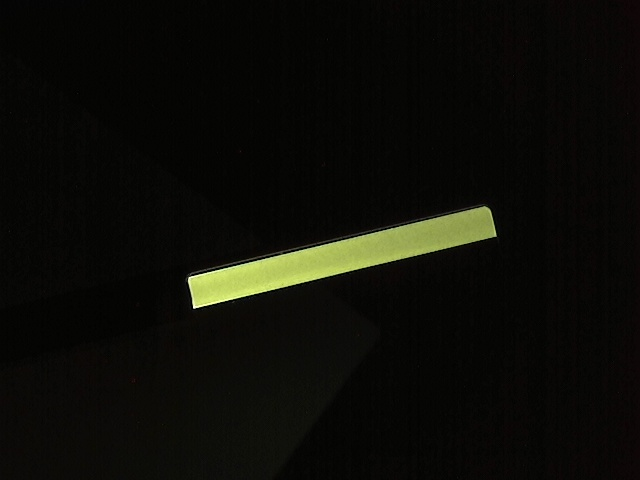
#> input picture testTNS-master/20.jpg, 640 x 480 px
$ python main.py   (older library calls are emulated)
#> lines starting #> are read from the running program, lines starting #| are printed output that depends on the picture; after the words box and inside, x2 and y2 are one past the last pixel; in counts of white or black regions, pixels touching at a corner belong together; long printed decimals are rounded
### testTNS-master/Detection.py
import cv2
import numpy as np
import copy

# function gamma correction
def adjust_gamma(image, gamma=1.0):
    # build a lookup table mapping the pixel values [0, 255] to
    # their adjusted gamma values
    invGamma = 1.0 / gamma
    table = np.array([((i / 255.0) ** invGamma) * 255
    for i in np.arange(0, 256)]).astype("uint8")
    # apply gamma correction using the lookup table
    return cv2.LUT(image, table)

def count_mat(m,label):
    max_i,max_j = m.shape
    ans = []
    for i in range(label):
        ans.append(0)
    for i in range(0,max_i):
        bnc = (np.bincount(m[i][0:max_j])).tolist()
        if (len(bnc)<label):
            for i in range(label-len(bnc)):
                bnc.append(0)
        ans = add(ans,bnc)
    return ans

def add(ans,bnc):
    return [ans[i]+bnc[i] for i in range(len(ans))]

def write_circle(output,ori):
    cnt = count_mat(output[1], output[0])
    cnt2 = copy.copy(cnt)
    cnt2.remove(max(cnt))
    ind = []
    ind.append(cnt.index(max(cnt)))
    ind.append(cnt.index(max(cnt2)))

    print('ind', ind)
    print('stat', output[2])
    print('centroid', output[3])
    for i in output[3]:
        if (output[3].tolist()).index(i.tolist()) not in ind:
            cv2.circle(ori, (int(i[0]), int(i[1])), 20, (0, 255, 0), 2)

# [12 lines left out: function multi_thresh, not called in this run]

### testTNS-master/main.py
import cv2
import Detection as dt
import numpy as np
import matplotlib.pyplot as plt


'''
case black dot
pic 1,7:    threshold 140
pic 5:      threshold 173
pic 14:     threshold 90
pic 18:     threshold 220
pic 19:     threshold 91
pic 21:     threshold 200
#############################################
case white_dot
pic 8:
thresh = multi_thresh(img,140,240,0,255,0)
kernel = np.ones((3,3),np.uint8)
ker_f_dila = np.ones((3,3),np.uint8)
#############################################
'''
ori = cv2.imread('20.jpg',1)
#> ori is the input picture: shape (480, 640, 3); mean B, G, R 7.8, 13.1, 12.9
'''
threshold value
'''
t_val = 150

'''
resize original image to 1/4
'''
# ori = cv2.resize(ori,None,fx=0.25, fy=0.25, interpolation = cv2.INTER_CUBIC)
img = cv2.cvtColor(ori,cv2.COLOR_BGR2GRAY)
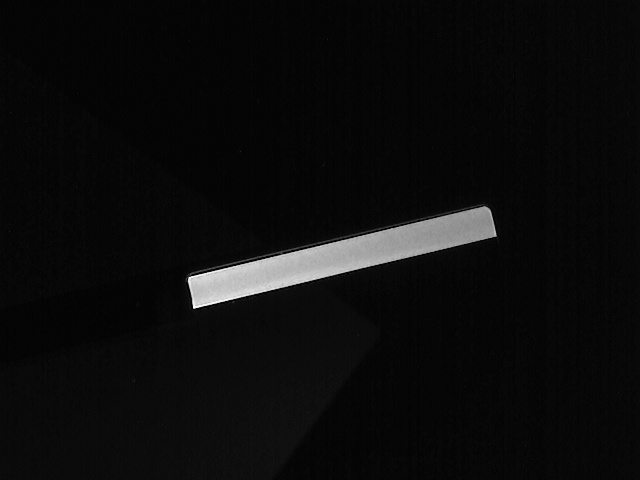
#> img: shape (480, 640); min 0, max 253, mean 12.6
'''
use gamma correction to adjust black dot
'''
ad = dt.adjust_gamma(img,1.3)
# ad = adjust_gamma(ad,2)
'''
structure element
'''
# for black
kernel = np.ones((2,2),np.uint8)
ker_f_dila = np.ones((5,5),np.uint8)
# # for white
# kernel = np.ones((3,3),np.uint8)
# ker_f_dila = np.ones((3,3),np.uint8)
'''
thresholding by using threshold value above
'''
ret,thresh = cv2.threshold(img, t_val, 255, cv2.THRESH_BINARY)
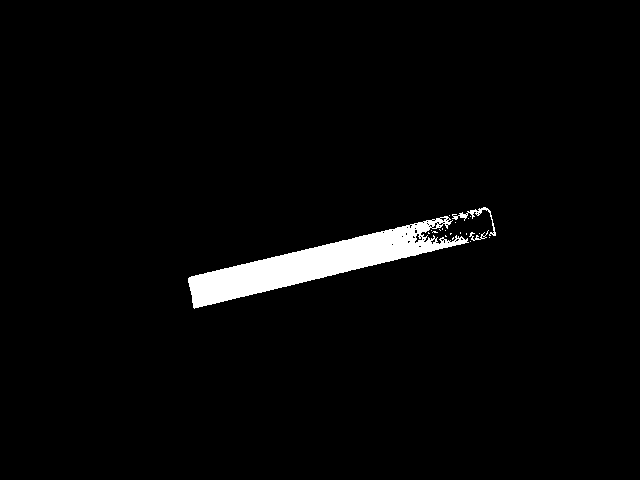
#> thresh: shape (480, 640); 2.7% white; 21 white regions (18 under 20 px), largest, box (x1, y1, x2, y2) and area: (188, 216, 469, 309) 8103, (452, 207, 496, 236) 202, (469, 230, 489, 241) 63
#> ret = 150
# thresh = dt.multi_thresh(img,140,240,0,255,0)
closing = cv2.morphologyEx(thresh, cv2.MORPH_CLOSE, kernel)
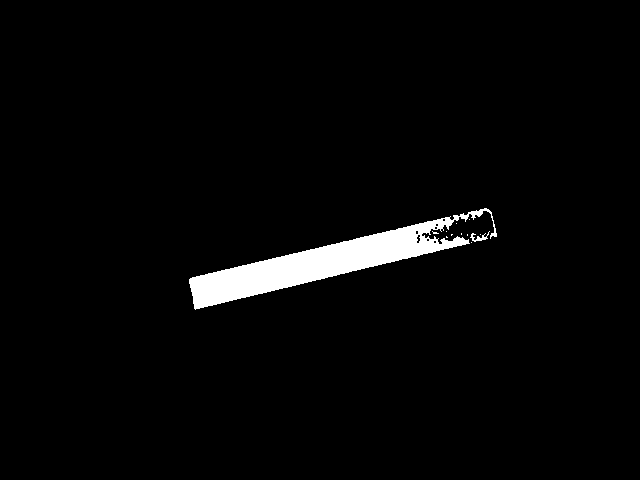
#> closing: shape (480, 640); 2.8% white; 12 white regions (10 under 20 px), largest, box (x1, y1, x2, y2) and area: (189, 208, 497, 310) 8482, (470, 231, 490, 242) 76
opening = cv2.morphologyEx(closing, cv2.MORPH_OPEN, kernel)
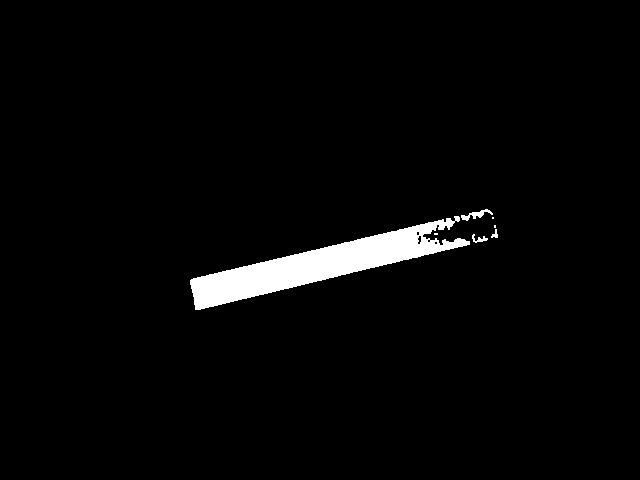
#> opening: shape (480, 640); 2.8% white; 7 white regions (3 under 20 px), largest, box (x1, y1, x2, y2) and area: (190, 216, 470, 310) 8247, (461, 209, 493, 221) 140, (472, 234, 488, 243) 62, (491, 229, 498, 238) 34
ret,inv_open = cv2.threshold(opening, 127, 255, cv2.THRESH_BINARY_INV)
inv_open = cv2.dilate(inv_open,ker_f_dila,iterations = 1)
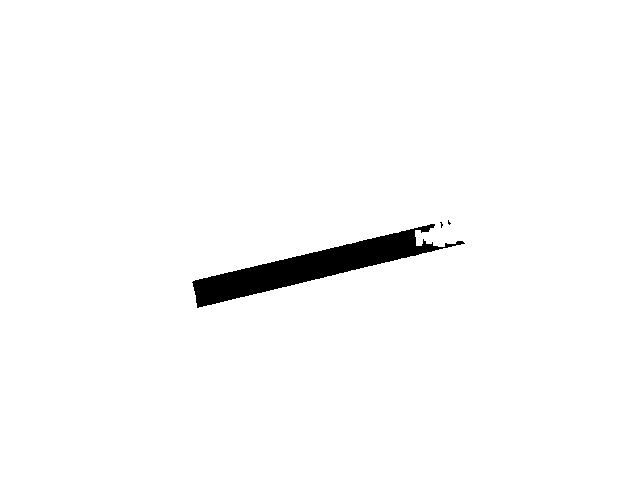
#> inv_open: shape (480, 640); 97.9% white; 3 black regions (2 under 20 px), largest, box (x1, y1, x2, y2) and area: (192, 224, 465, 308) 6416
'''
write circle
'''
output = cv2.connectedComponentsWithStats(inv_open,8,cv2.CV_32S)
dt.write_circle(output,ori)
#> the loop in count_mat, `for i in range(0,max_i):` made 480 passes
#> ans on passes 1 to 3: [0, 640], [0, 1280], [0, 1920]
#> after the loop in count_mat, `for i in range(0,max_i):`: ans = [6433, 300767]
#| ind [1, 0]
#| stat [[   192    220    273     88   6433]
#|  [     0      0    640    480 300767]]
#| centroid [[311.218  266.239]
#|  [319.677 238.928]]
#> the loop in write_circle, `for i in output[3]:` made 2 passes
#> i on passes 1 to 2: [311.2, 266.2], [319.7, 238.9]
'''
show image
'''
# plt.imshow(img, cmap = 'gray')
# plt.show()
cv2.imshow('ori',ori)
# cv2.imshow('img',img)
# cv2.imshow('ad',ad)
cv2.imshow('threshold : '+str(t_val),thresh)
cv2.imshow('inv_o',inv_open)
cv2.imshow('closing',closing)
cv2.imshow('opening',opening)
cv2.waitKey(0)
cv2.destroyAllWindows()

$ run again, with testTNS-master/1.jpg copied over testTNS-master/20.jpg
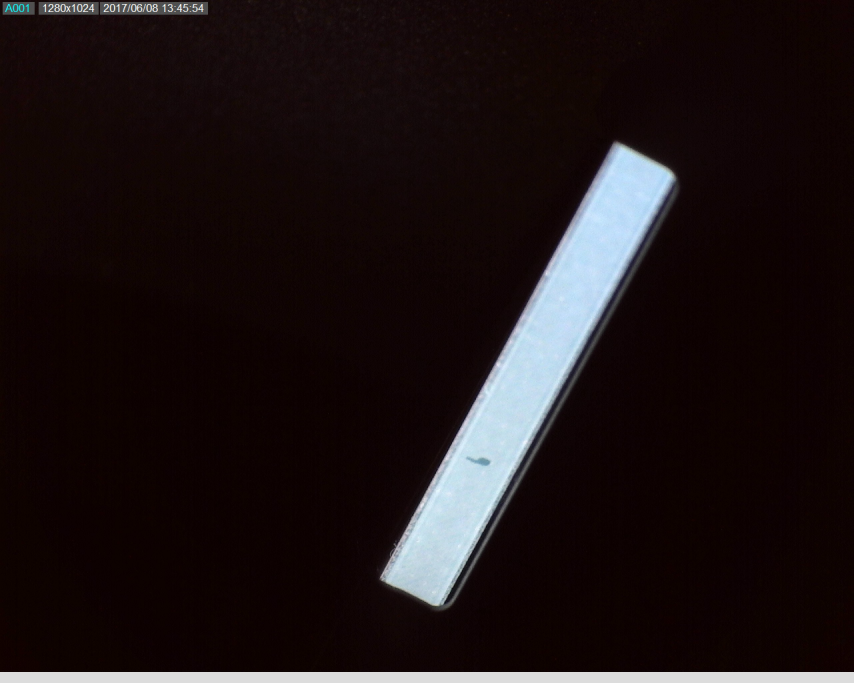
#> input picture testTNS-master/1.jpg, 2560 x 2048 px (shown at 1/3 size)
#> ori is the input picture: shape (2048, 2560, 3); mean B, G, R 21.5, 20.6, 29.8
#> `ret,thresh = cv2.threshold(img, t_val, 255, cv2.THRESH_BINARY)`:
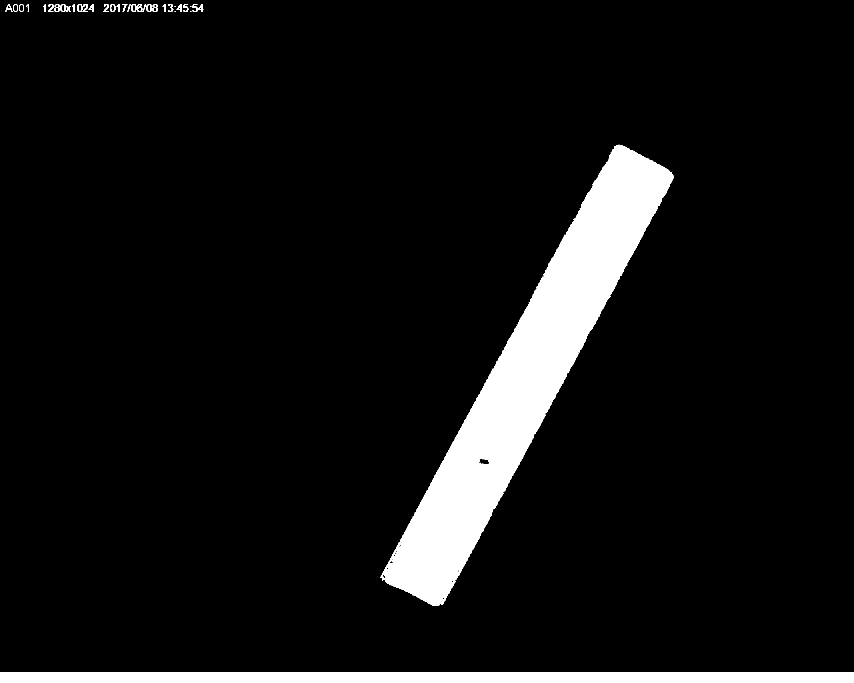
#> thresh: shape (2048, 2560) (shown at 1/3 size); 7.4% white; 64 white regions (36 under 20 px), largest, box (x1, y1, x2, y2) and area: (1142, 434, 2020, 1818) 301186, (0, 2016, 2560, 2048) 81920, (394, 12, 428, 36) 354
#> ret = 150
#> closing: shape (2048, 2560); 7.3% white; 34 white regions (6 under 20 px), largest, box (x1, y1, x2, y2) and area: (1143, 435, 2021, 1819) 301670, (0, 2017, 2560, 2048) 79360, (395, 13, 429, 37) 357
#> opening: shape (2048, 2560); 7.3% white; 32 white regions (4 under 20 px), largest, box (x1, y1, x2, y2) and area: (1144, 436, 2022, 1820) 301632, (0, 2018, 2560, 2048) 76800, (396, 14, 430, 38) 357
#> `inv_open = cv2.dilate(inv_open,ker_f_dila,iterations = 1)`:
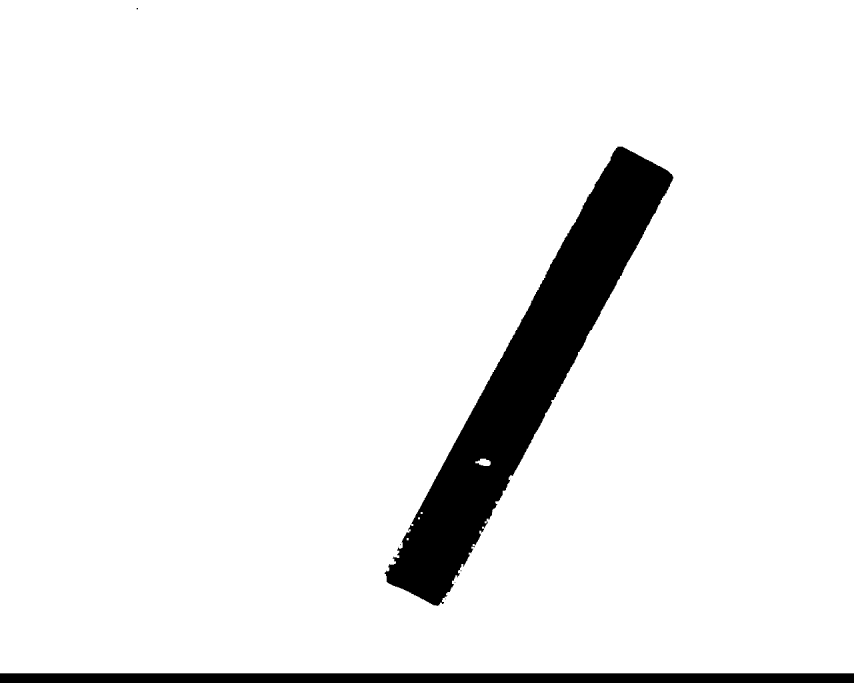
#> inv_open: shape (2048, 2560) (shown at 1/3 size); 93.1% white; 8 black regions (6 under 20 px), largest, box (x1, y1, x2, y2) and area: (1154, 440, 2020, 1818) 290656, (0, 2020, 2560, 2048) 71680
#> the loop in count_mat, `for i in range(0,max_i):` made 2048 passes
#> ans on passes 2 to 4: [0, 5120, 0, 0, 0, 0], [0, 7680, 0, 0, 0, 0], [0, 10240, 0, 0, 0, 0]
#> after the loop in count_mat, `for i in range(0,max_i):`: ans = [362376, 4879686, 704, 36, 36, 42]
#| ind [1, 0]
#| stat [[      0      24    2560    2024  362376]
#|  [      0       0    2560    2020 4879686]
#|  [   1426    1376      46      22     704]
#|  [   1262    1536       6       6      36]
#|  [   1254    1552       6       6      36]
#|  [   1220    1614       6       7      42]]
#| centroid [[1526.385 1305.111]
#|  [1261.142 1002.522 ]
#|  [1451.311 1386.848]
#|  [1264.5        1538.5       ]
#|  [1256.5        1554.5       ]
#|  [1222.5        1617.        ]]
#> the loop in write_circle, `for i in output[3]:` made 6 passes
#> i on passes 1 to 6: [1526.4, 1305.1], [1261.1, 1002.5], [1451.3, 1386.8], [1264.5, 1538.5], [1256.5, 1554.5], [1222.5, 1617]
